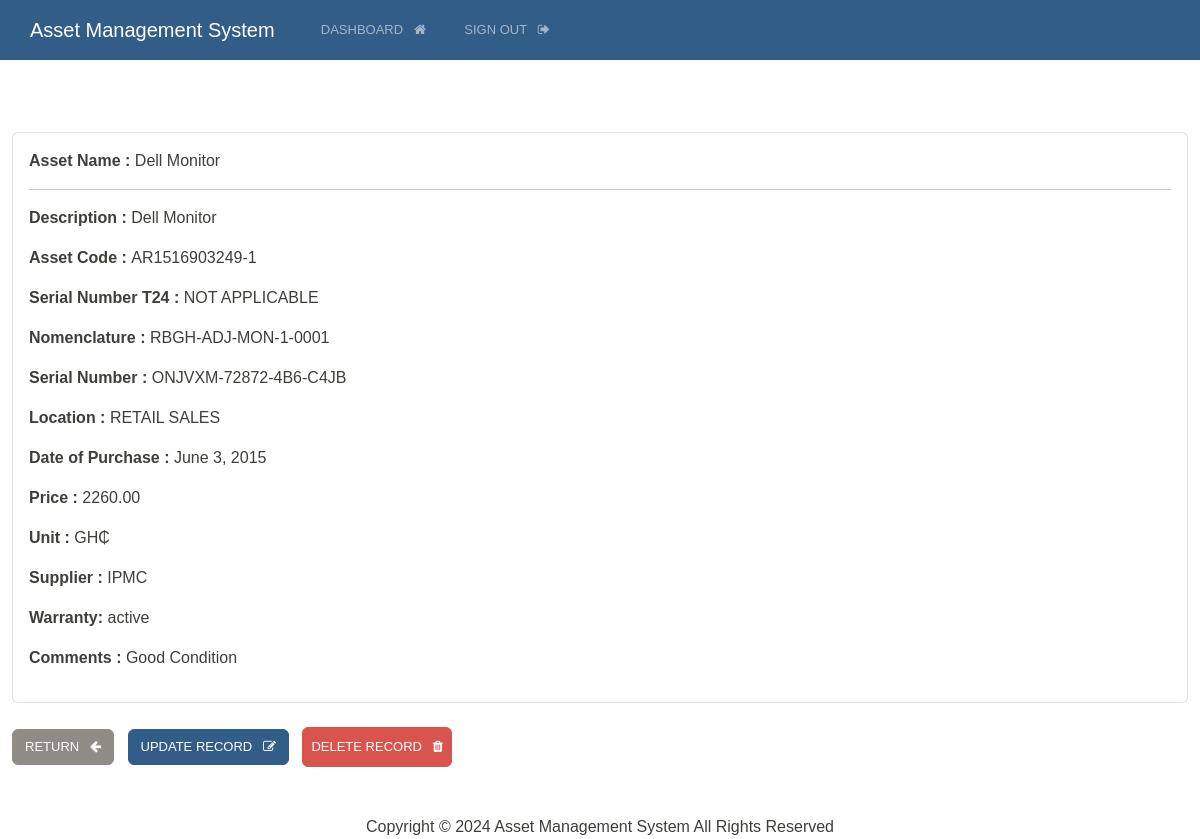
/record/34 (signed in), run on the app's committed database.
### webapp/models.py (models this page shows, shortened)
class AssetRecord(models.Model):
    description = models.CharField(max_length=255)
    asset_code = models.CharField(max_length=255, unique=True, blank=True, null=True)
    serial_number_t24 = models.CharField(max_length=255, blank=True, null=True, default="NOT APPLICABLE")
    nomenclature = models.CharField(max_length=255, unique=True)
    serial_number = models.CharField(max_length=255)
    location = models.CharField(max_length=255)
    date_purchase = models.DateField()  # Changed to DateField
    price = models.DecimalField(max_digits=10, decimal_places=2)
    unit = models.CharField(max_length=10)
    supplier = models.CharField(max_length=255)
    warranty = models.CharField(max_length=255, choices=[('active', 'Active'), ('expired', 'Expired')])
    comments = models.TextField(blank=True)

### webapp/views.py (the view)
@login_required(login_url='login')
def singular_record(request, pk):
    all_records = AssetRecord.objects.get(id=pk)
    context = {'record':all_records}
    return render(request, 'view-record.html', context)

### templates/view-record.html (shortened to what this page needs)
{%extends 'base.html'%}
{%block content%}
<div class="card">
    <div class="card-body">
        <p> <strong>Asset Name : </strong> {{record.description}} </p>
        <hr>
        <p> <strong>Description : </strong> {{record.description}} </p>
        <p> <strong>Asset Code : </strong> {{record.asset_code}} </p>
        <p> <strong>Serial Number T24 : </strong> {{record.serial_number_t24}} </p>
        <p> <strong>Nomenclature  : </strong> {{record.nomenclature}} </p>
        <p> <strong>Serial Number : </strong> {{record.serial_number}} </p>
        <p> <strong>Location : </strong> {{record.location}} </p>
        <p> <strong>Date of Purchase : </strong> {{record.date_purchase}} </p>
        <p> <strong>Price : </strong> {{record.price}} </p>
        <p> <strong>Unit : </strong> {{record.unit}} </p>
        <p> <strong>Supplier : </strong> {{record.supplier}} </p>
        <p> <strong>Warranty: </strong> {{record.warranty}} </p>
        <p> <strong>Comments : </strong> {{record.comments}} </p>
    </div>
</div>
<br>
<a href="{% url 'dashboard' %}" class="btn btn-secondary">Return &nbsp; <i class="fa fa-arrow-left" aria-hidden="true"></i></a>
<a href="{% url 'update-record' record.id %}" class="btn btn-primary">Update Record &nbsp; <i class="fa fa-edit" aria-hidden="true"></i></a>
<form id="delete-form" method="POST" action="{% url 'delete-record' record.pk %}" style="display:inline;">
    <button type="button" class="btn btn-danger  btn-block p-2" onclick="confirmDelete()">Delete Record &nbsp; <i class="fa fa-trash" aria-hidden="true"></i></button>
</form>
{%endblock%}

### templates/base.html (shortened to what this page needs)
{%load static %}
<!DOCTYPE html>
<html lang="en">
<head>
    <link href="{% static 'css/bootstrap.min.css' %}" rel="stylesheet">
    <link rel="stylesheet" type="text/css" href="{% static 'css/style.css' %}">
    <link rel="stylesheet" href="https://cdnjs.cloudflare.com/ajax/libs/font-awesome/4.7.0/css/font-awesome.min.css">
</head>
<body class="d-flex flex-column min-vh-100">
{% include 'navbar.html' %}
  <br>
  <br>
<div class="container-fluid">
  <br>
{% block content %}
{% endblock %}
</div>
<br>
<br>
{% include 'footer.html' %}
</body>
</html>

### templates/navbar.html (shortened to what this page needs)
<nav class="navbar navbar-expand-lg navbar-dark bg-primary justify-content-center">
    <a class="navbar-brand main-heading" href="{% url 'index' %}">
      &nbsp; Asset Management System
    </a>
      <div class="collapse navbar-collapse text-center" id="navbarNavDropdown">
        <ul class="navbar-nav mr-auto">
          {% if user.is_authenticated %}
            <li class="nav-item">
              <a class="nav-link" href="{% url 'dashboard' %}">Dashboard &nbsp; <i class="fa fa-home" aria-hidden="true"></i> </a>
            </li>
            <li class="nav-item">
              <a class="nav-link" href="{% url 'logout' %}">Sign out &nbsp; <i class="fa fa-sign-out" aria-hidden="true"></i> </a>
            </li>
        </ul>
        {% endif %}
      </div>
  </nav>

### templates/footer.html
<footer class="mt-auto-mb-4">
    <div class="text-center">
       <span>
       Copyright &copy; <script>document.write(new Date().getFullYear())</script> Asset Management System All Rights Reserved
       </span>
    </div>
  </footer>

### static/css/style.css (style rules this page uses)
body { margin: 0; padding: 0; font-family: Arial, sans-serif; box-sizing: border-box; }
.navbar { display: flex; justify-content: space-between; align-items: center; background-color: #15385b; padding: 10px 20px; color: white; }

### data on the page
AssetRecord: description "Dell Monitor", asset_code "AR1516903249-1", serial_number_t24 "NOT APPLICABLE", nomenclature "RBGH-ADJ-MON-1-0001", serial_number "ONJVXM-72872-4B6-C4JB", location "RETAIL SALES", date_purchase "June 3, 2015", price "2260.00", unit "GH₵", supplier "IPMC", warranty "active", comments "Good Condition"
